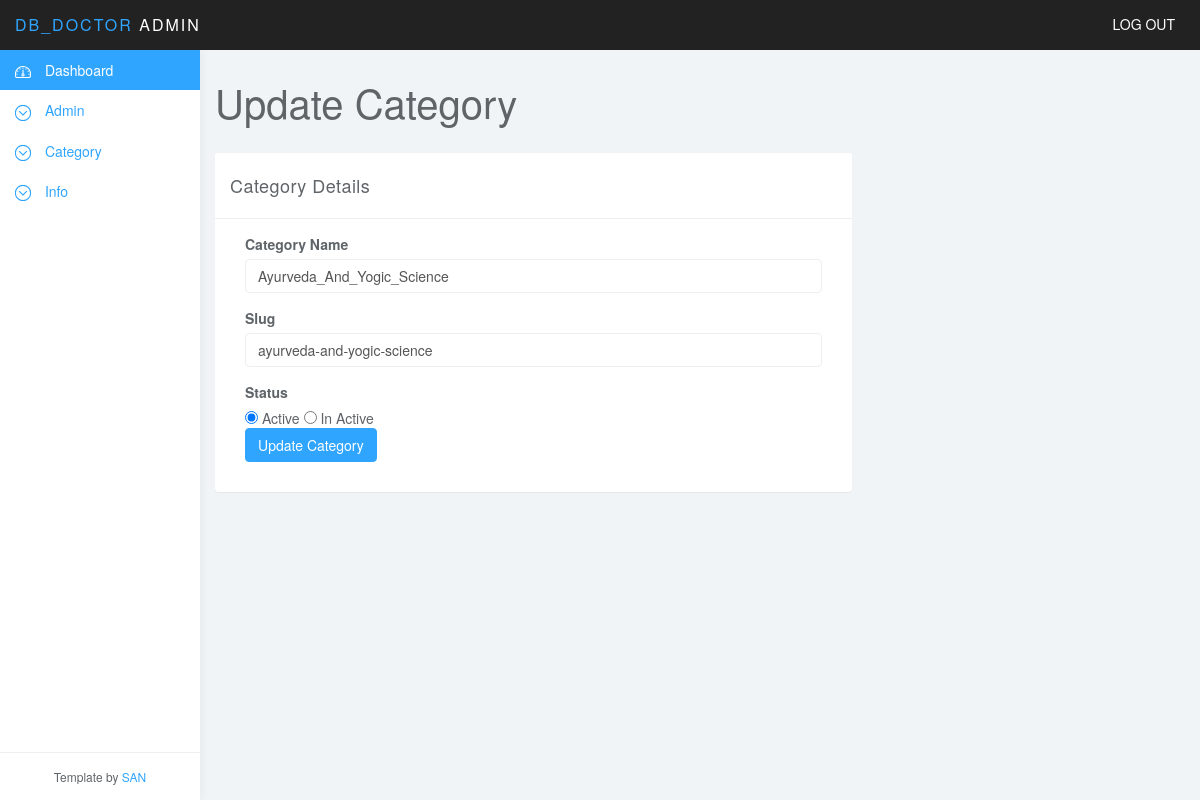
The app's page /ProjectDr/Admin_panel/updatecategory.php?id=1 (signed in) with its own data.
### tables this page shows
CREATE TABLE `tbl_category` (
  `id` int(11) NOT NULL,
  `name` varchar(50) NOT NULL,
  `slug` varchar(200) NOT NULL,
  `created_by` varchar(50) NOT NULL,
  `created_at` datetime NOT NULL,
  `modified_by` varchar(50) DEFAULT NULL,
  `modified_at` datetime DEFAULT NULL,
  `status` tinyint(1) NOT NULL DEFAULT '1'
);

### ProjectDr/Admin_panel/class/common.class.php (called while the page is built, shortened)
<?php
class common{
	public $con;
	public function __construct()
     {
		$this->con = new mysqli('localhost','root','','db_doctor');
   }
	public function select($sql){
		$res = $this->con->query($sql);
		$data = [];
		if($res->num_rows > 0)
			while($row= $res->fetch_object()){
				$data[] = $row;
			}
		return $data;
	}
}
?>

### ProjectDr/Admin_panel/class/category.class.php (called while the page is built, shortened)
<?php
class category extends common{
	public $id,$name,$created_by,$created_at,$modified_by,$modified_at,$status,$slug;
	function selectcategorybyid(){
		$sql="select * from tbl_category where id='$this->id'";
		return $this->select($sql);
	}
}
?>

### ProjectDr/Admin_panel/updatecategory.php (the view, shortened to what this page needs)
<?php
require_once 'class/common.class.php';
require_once 'class/category.class.php';
require_once 'layout/header.php';
$category=new category;
if(isset($_GET['id'])){
$id=$category->realescapestring($_GET['id']);
$category->set('id',$id);
	}
$adata=$category->selectcategorybyid();
?>
	<div class="col-sm-9 col-sm-offset-3 col-lg-10 col-lg-offset-2 main">
		<div class="row">
			<div class="col-lg-12">
				<h1 class="page-header">Update Category</h1>
			</div>
		</div>
		<div class="row">
			<div class="col-lg-8">
				<div class="panel panel-default">
					<div class="panel-heading">Category Details</div>
					<div class="panel-body">
						<div class="col-md-12">
							<form role="form" method="post">
								<div class="form-group">
									<label>Category Name</label>
									<input class="form-control" placeholder="Enter New Category Name" name="name" value="<?php echo $adata[0]->name ?>">
								</div>
								<div class="form-group">
									<label>Slug</label>
									<input class="form-control" placeholder="Enter New Category slug" name="slug" value="<?php echo $adata[0]->slug ?>">
								</div>
								<div class="form-group">
									<label>Status</label><br>
									<?php
									if($adata['0']->status)
									{ ?>
									<input type="radio" name="status" value="1" checked="checked" >
								        Active
									<input type="radio" name="status" value="0">
									In Active
									<?php
								}
									?>
									<div>
								<button type="submit" name="submit" class="btn btn-primary">Update Category</button>
							</div>
						</form>
					</div>
				</div>
			</div>
		</div>
	</div>
<?php
require_once 'layout/footer.php';
?>

### ProjectDr/Admin_panel/libs/css/styles.css (style rules this page uses)
body { background: #f1f4f7; padding-top: 50px; color: #5f6468; }
h1, h2, h3, h4, h5, h6 { color: #5f6468; }
h1 { font-weight: 300; font-size: 40px; }
.form-control { border: 1px solid #eee; box-shadow: none; }
.btn-primary, .btn-primary:hover, .btn-primary:focus, .btn-primary:active, .btn-primary.active, .open > .dropdown-toggle.btn-primary, .btn-primary.disabled, .btn-primary[disabled], fieldset[disabled] .btn-primary, .btn-primary.disabled:hover, .btn-primary[disabled]:hover, fieldset[disabled] .btn-primary:hover, .btn-primary.disabled:focus, .btn-primary[disabled]:focus, fieldset[disabled] .btn-primary:focus, .btn-primary.disabled:active, .btn-primary[disabled]:active, fieldset[disabled] .btn-primary:active, .btn-primary.disabled.active, .btn-primary[disabled].active, fieldset[disabled] .btn-primary.active { background-color: #30a5ff; border-color: #30a5ff; }
.panel { border: 0; }
.panel-heading { font-size: 18px; font-weight: 300; letter-spacing: 0.025em; height: 66px; line-height: 45px; }
.panel-default .panel-heading { background: #fff; border-bottom: 1px solid #eee; color: #5f6468; }
h1.page-header { margin-top: 30px; border-bottom: 0; }

### records on screen
tbl_category: name "Ayurveda_And_Yogic_Science", slug "ayurveda-and-yogic-science"
